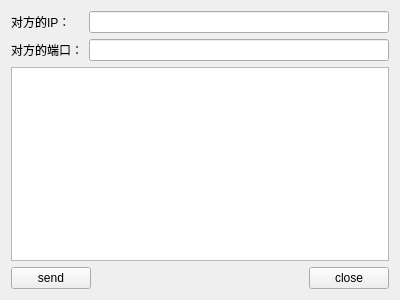
<?xml version="1.0" encoding="UTF-8"?>
<ui version="4.0">
 <class>Widget</class>
 <widget class="QWidget" name="Widget">
  <property name="geometry">
   <rect>
    <x>0</x>
    <y>0</y>
    <width>400</width>
    <height>300</height>
   </rect>
  </property>
  <property name="windowTitle">
   <string>Widget</string>
  </property>
  <layout class="QGridLayout" name="gridLayout">
   <item row="0" column="0">
    <widget class="QLabel" name="label">
     <property name="text">
      <string>对方的IP：</string>
     </property>
    </widget>
   </item>
   <item row="0" column="1" colspan="3">
    <widget class="QLineEdit" name="lineEditIP"/>
   </item>
   <item row="1" column="0">
    <widget class="QLabel" name="label_2">
     <property name="text">
      <string>对方的端口：</string>
     </property>
    </widget>
   </item>
   <item row="1" column="1" colspan="3">
    <widget class="QLineEdit" name="lineEditPort"/>
   </item>
   <item row="2" column="0" colspan="4">
    <widget class="QTextEdit" name="textEdit"/>
   </item>
   <item row="3" column="0" colspan="2">
    <widget class="QPushButton" name="ButtonSend">
     <property name="text">
      <string>send</string>
     </property>
    </widget>
   </item>
   <item row="3" column="2">
    <spacer name="horizontalSpacer">
     <property name="orientation">
      <enum>Qt::Horizontal</enum>
     </property>
     <property name="sizeHint" stdset="0">
      <size>
       <width>207</width>
       <height>20</height>
      </size>
     </property>
    </spacer>
   </item>
   <item row="3" column="3">
    <widget class="QPushButton" name="ButtonClose">
     <property name="text">
      <string>close</string>
     </property>
    </widget>
   </item>
  </layout>
 </widget>
 <layoutdefault spacing="6" margin="11"/>
 <resources/>
 <connections/>
</ui>
